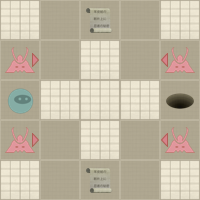

This is a level from a 2D game, rendered from its Tiled map with the project's own tilesets. A one-line summary and the map file follow, with tile-layer data summarised:
An orthogonal 5x5 tile map with 40x40 px tiles, 2 tile layers (Level, Actors).

<map version="1.0" orientation="orthogonal" width="5" height="5" tilewidth="40" tileheight="40">
 <properties>
  <property name="moves" value="8" />
 </properties>
 <tileset firstgid="1" name="tiles" tilewidth="40" tileheight="40" spacing="2" margin="2">
  <image source="tiles.png" width="256" height="256" />
  <tile id="0">
   <properties>
    <property name="actor" value="exit" />
   </properties>
  </tile>
  <tile id="2">
   <properties>
    <property name="actor" value="guard" />
    <property name="direction" value="down" />
   </properties>
  </tile>
  <tile id="3">
   <properties>
    <property name="actor" value="guard" />
    <property name="direction" value="left" />
   </properties>
  </tile>
  <tile id="4">
   <properties>
    <property name="actor" value="guard" />
    <property name="direction" value="right" />
   </properties>
  </tile>
  <tile id="5">
   <properties>
    <property name="actor" value="guard" />
    <property name="direction" value="up" />
   </properties>
  </tile>
  <tile id="7">
   <properties>
    <property name="actor" value="player" />
   </properties>
  </tile>
  <tile id="8">
   <properties>
    <property name="actor" value="scroll" />
   </properties>
  </tile>
  <tile id="9">
   <properties>
    <property name="wall" value="1" />
   </properties>
  </tile>
 </tileset>
 <layer name="Level" width="5" height="5">
  <data>[25 cells, 25 non-empty, 2 distinct tile ids]</data>
 </layer>
 <layer name="Actors" width="5" height="5">
  <data>[25 cells, 8 non-empty, 5 distinct tile ids]</data>
 </layer>
</map>
